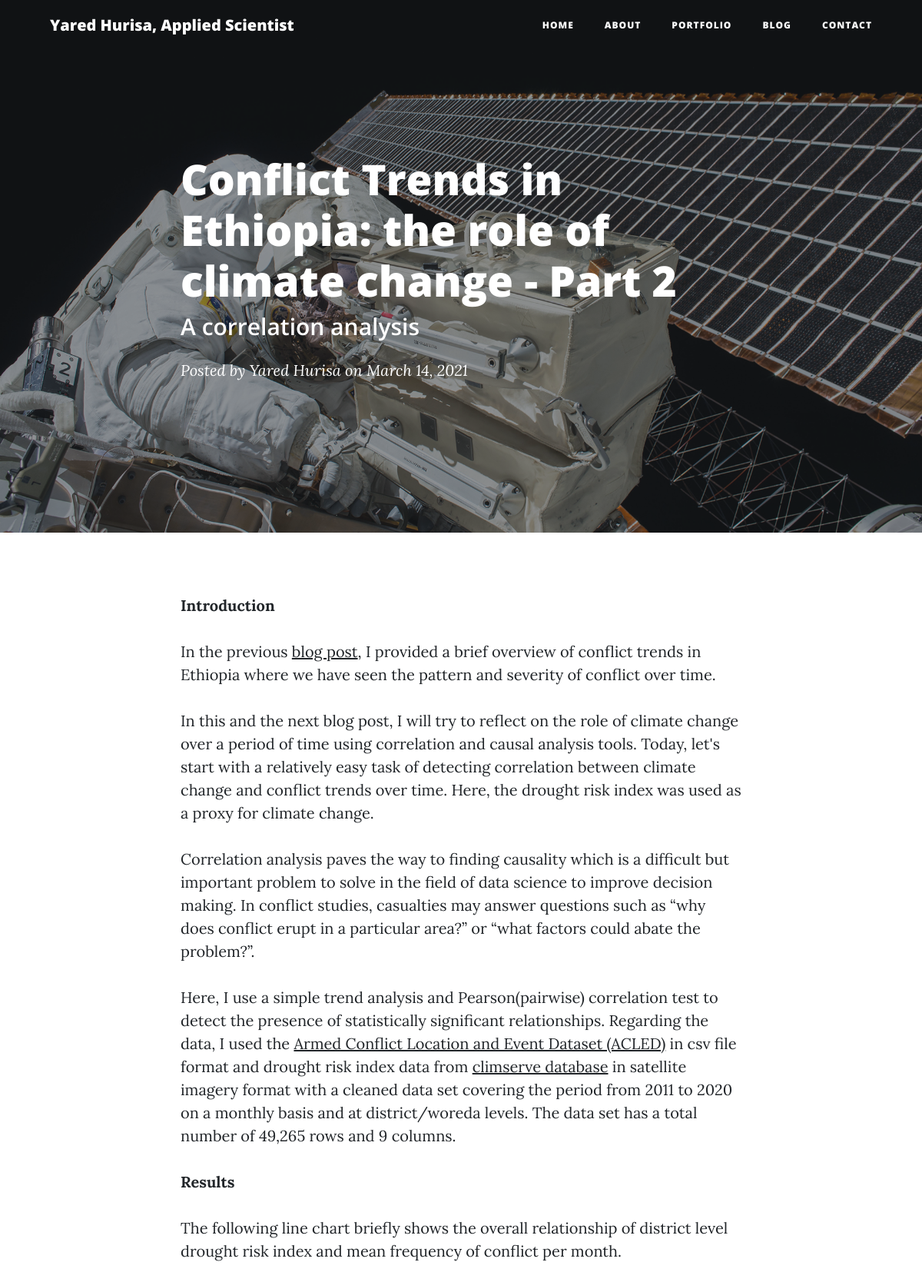
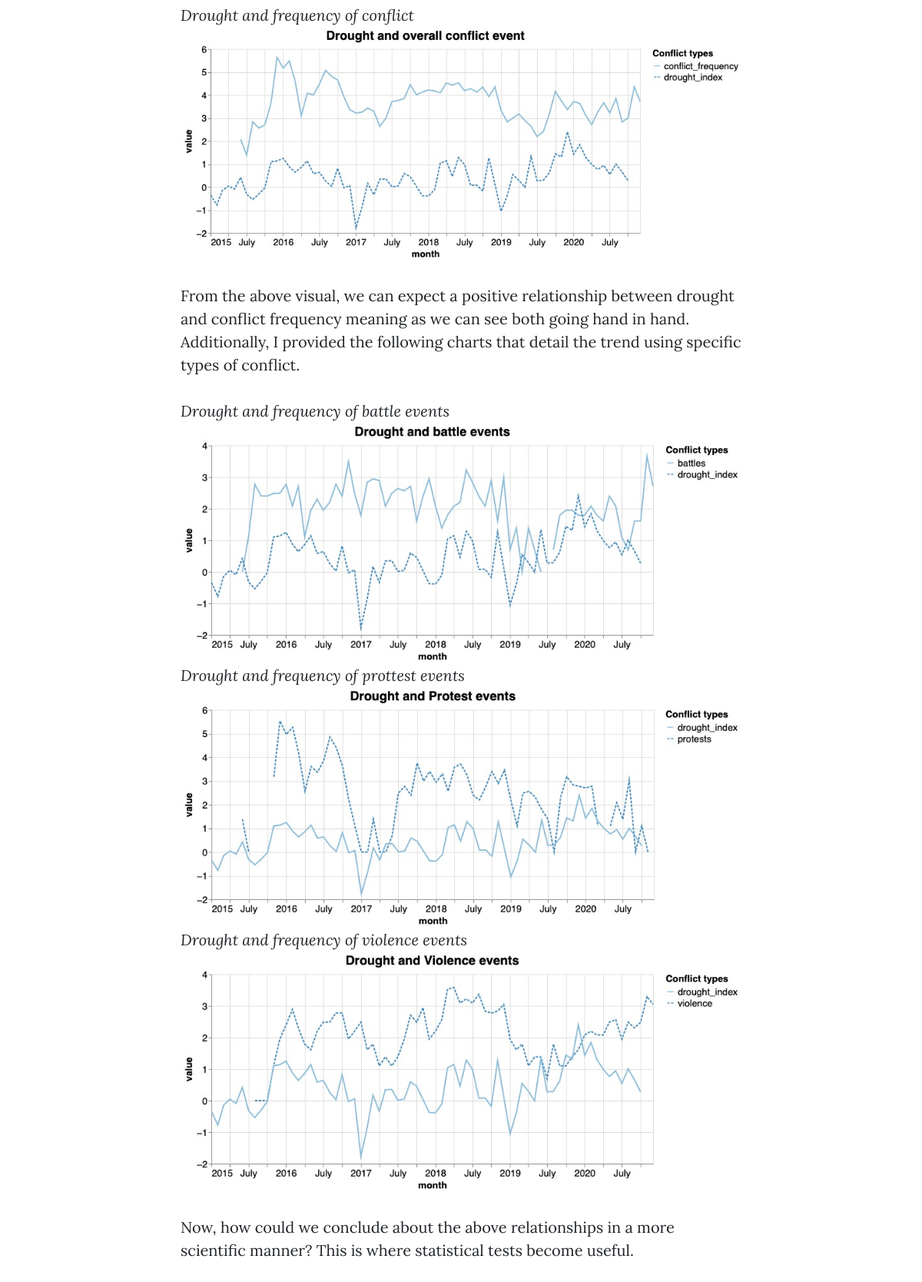
Screenshot of /post/conflict-trends-in-ethiopia-part-2-climate-change-and-conflict-a-correlation-analysis (upper part) with the database file from the repository (2 pictures, top to bottom).
### app.py (models this page shows, shortened)
class Posts(db.Model):
    __tablename__ = "Blogpost"
    id = db.Column(db.Integer, primary_key=True)
    title = db.Column(db.String(255))
    subtitle = db.Column(db.String(255))
    content = db.Column(db.Text)
    author = db.Column(db.String(255))
    date_posted = db.Column(db.DateTime)
    slug = db.Column(db.String(255))

### app.py (the view)
@app.route("/post/<string:slug>")
def post(slug):
    try:
        post = Posts.query.filter_by(slug=slug).one()
        return render_template("post.html", post=post)
    except sqlalchemy.orm.exc.NoResultFound:
        abort(404)

### templates/post.html (shortened to what this page needs)
<!DOCTYPE html>
<html lang="en">
  <head>
    <link
      href="../static/vendor/bootstrap/css/bootstrap.min.css"
      rel="stylesheet"
    />
    <link
      href="../static/vendor/fontawesome-free/css/all.min.css"
      rel="stylesheet"
      type="text/css"
    />
    <link href="../static/css/clean-blog.min.css" rel="stylesheet" />
  </head>
  <body>
    <nav class="navbar navbar-expand-lg navbar-light fixed-top" id="mainNav">
      <div class="container">
        <a class="navbar-brand" href="/">Yared Hurisa, Applied Scientist</a>
        <div class="collapse navbar-collapse" id="navbarResponsive">
          <ul class="navbar-nav ml-auto">
            <li class="nav-item">
              <a class="nav-link" href="/">Home</a>
            </li>
            <li class="nav-item">
              <a class="nav-link" href="/about">About</a>
            </li>
            <li class="nav-item">
            <a class="nav-link" href="/portfolio">Portfolio</a>
          </li>
            <li class="nav-item">
              <a class="nav-link" href="/blog">Blog</a>
            </li>
            <li class="nav-item">
              <a class="nav-link" href="/contact">Contact</a>
            </li>
          </ul>
        </div>
      </div>
    </nav>
    <header
      class="masthead"
      style="background-image: url('../static/img/post-bg.jpg')"
    >
      <div class="overlay"></div>
      <div class="container">
        <div class="row">
          <div class="col-lg-8 col-md-10 mx-auto">
            <div class="post-heading">
              <h1>{{post.title}}</h1>
              <h2 class="subheading">{{post.subtitle}}</h2>
              <span class="meta"
                >Posted by
                <a href="#">{{post.author}}</a>
                on {{post.date_posted.strftime('%B %d, %Y')}}</span
              >
            </div>
          </div>
        </div>
      </div>
    </header>
    <article>
      <div class="container">
        <div class="row">
          <div class="col-lg-8 col-md-10 mx-auto">
            <p>{{post.content | safe}}</p>
          </div>
        </div>
      </div>
    </article>
                      <link rel="stylesheet" href="https://cdnjs.cloudflare.com/ajax/libs/font-awesome/4.7.0/css/font-awesome.min.css">
    </body>
    </html>

### rows the page displays
Posts: title "Conflict Trends in Ethiopia: the role of climate change - Part 2", subtitle "A correlation analysis", author "Yared Hurisa", date_posted "March 14, 2021", content "Introduction In the previous blog post , I provided a brief overview of conflict trends in Ethiopia where we have seen the pattern and severity of conflict over time. In this and the next blog post, I will try to reflect on the role of climate change over a period of time using correlation and causal analysis tools. Today, let's start with a relatively easy task of detecting correlation between climate change and conflict trends over time. Here, the drought risk index was used as a proxy for climate change. Correlation analysis paves the way to finding causality which is a difficult but important problem to solve in the field of data science to improve decision making. In conflict studies,…", content (picture)
